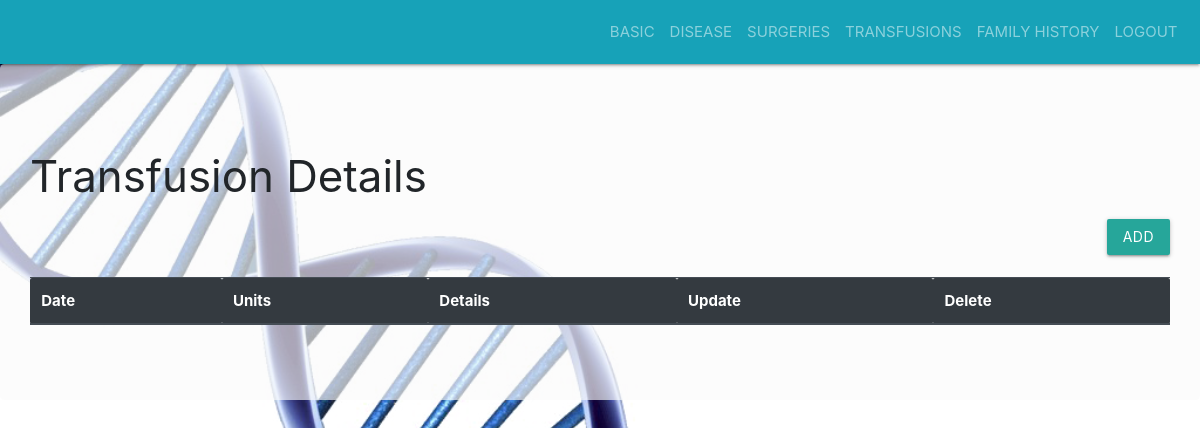
The app's page /patient/transfusions/100, older data.
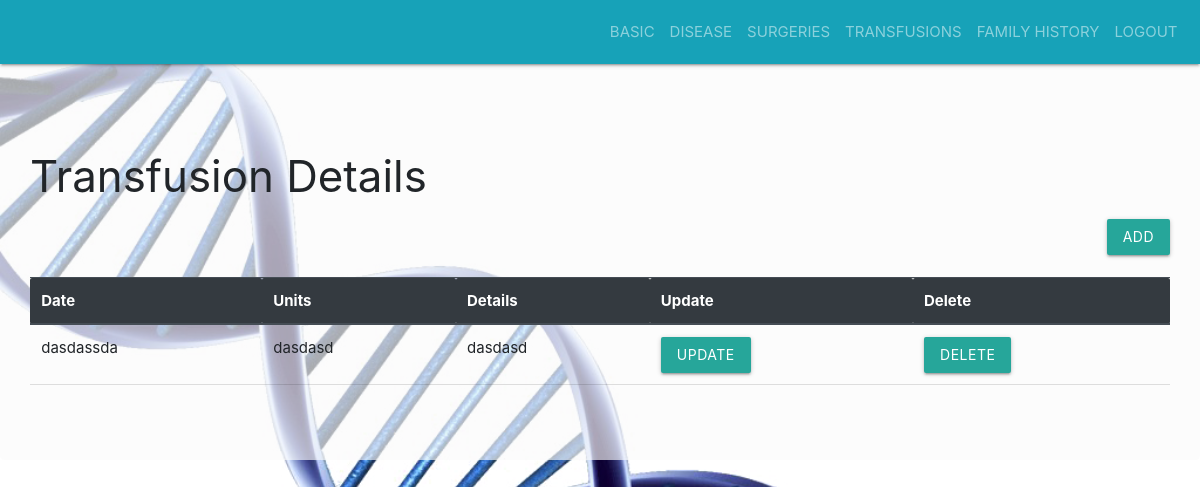
The same page, newer data.
### tables this page shows
CREATE TABLE transfusions
            (t_id integer primary key autoincrement,p_id number,date text,units number,details text,constraint fk7 foreign key(p_id) references patient(p_id) on delete cascade);

### app1.py (the view)
@app.route('/patient/transfusions/<pid>')
def patienttransfusions(pid):
    con=sql.connect('database.db')
    cur=con.cursor()
    p_id=pid
    res=cur.execute("select * from transfusions where p_id=(?)",(p_id,)).fetchall()
    return render_template('patienttransfusions.html',res=res,p_id=p_id)

### templates/patienttransfusions.html (shortened to what this page needs)
<!DOCTYPE html>
    <head>
        <link rel="stylesheet" href="https://stackpath.bootstrapcdn.com/bootstrap/4.3.1/css/bootstrap.min.css">
        <link rel="stylesheet" href="https://cdnjs.cloudflare.com/ajax/libs/materialize/1.0.0/css/materialize.min.css">
    </head>
    <body>
        <nav class="navbar navbar-expand-sm bg-info navbar-dark justify-content-end">
                <ul class="navbar-nav">
                    <li class="nav-item">
                    <a class="nav-link" href="{{ url_for('patientbasic',pid=p_id) }}">BASIC</a>
                    </li>
                    <li class="nav-item">
                    <a class="nav-link" href="{{ url_for('patientdiseases',pid=p_id) }}">DISEASE</a>
                    </li>
                    <li class="nav-item">
                    <a class="nav-link" href="{{ url_for('patientsurgeries',pid=p_id) }}">SURGERIES</a>
                    </li>
                    <li class="nav-item">
                    <a class="nav-link" href="{{ url_for('patienttransfusions',pid=p_id) }}">TRANSFUSIONS</a>
                    </li>
                    <li class="nav-item">
                    <a class="nav-link" href="{{ url_for('patientfamilyhistory',pid=p_id) }}">FAMILY HISTORY</a>
                    </li>
                    <li class="nav-item">
                    <a class="nav-link" href="/">LOGOUT</a>
                    </li>
            </ul>
        </nav>
        <div class="jumbotron" style="background:rgba(250, 250, 250, 0.658) ;">
            <h3>Transfusion Details</h3>
            <div class="d-flex justify-content-end"><a href="{{ url_for('addtransfusions',pid=p_id)}}" class="btn btn-success">ADD</a></div><br/>
            <table class="table">
                    <thead class="thead-dark">
                      <tr>
                        <th>Date</th>
                        <th>Units</th>
                        <th>Details</th>
                        <th>Update</th>
                        <th>Delete</th>
                      </tr>
                    </thead>
                    <tbody>
                        {% for row in res %}
                      <tr>
                        <td>{{ row[2] }}</td>
                        <td>{{ row[3] }}</td>
                        <td>{{ row[4] }}</td>
                        <td><a href="{{ url_for('updatetransfusions',pid=p_id,tid=row[0]) }}" class="btn btn-primary">Update</a></td>
                        <td><a href="{{ url_for('deletetransfusions',pid=p_id,tid=row[0]) }}" class="btn btn-danger">Delete</a></td>
                      </tr>
                      {% endfor %}
                    </tbody>
                  </table>
        </div>
    </body>
</html>

Row changes from the older to the newer data that the page shows:
added transfusions: date "dasdassda", units "dasdasd", details "dasdasd"
